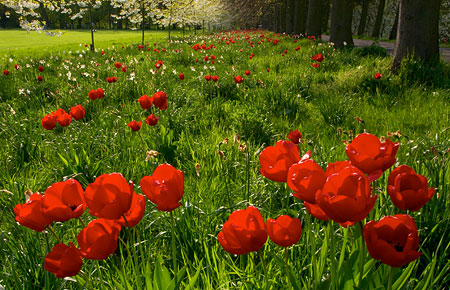
#> input picture img/flowers.jpg, 450 x 290 px
$ python color_image_enhancement_with_histogram_equalization.py
#> lines starting #> are read from the running program, lines starting #| are printed output that depends on the picture
import cv2
import numpy as np
import matplotlib.pyplot as plt
from PIL import Image

def apply_histogram_equalization(image_path):
#> called with image_path = '../../img/flowers.jpg'
    try:
        img = cv2.imread(image_path)
#> img is the input picture: shape (290, 450, 3); mean B, G, R 16.7, 79.6, 89.9
        if img is None:
            img_pil = Image.open(image_path)
            img = np.array(img_pil)
            img = cv2.cvtColor(img, cv2.COLOR_RGB2BGR)
    except Exception as e:
        print(f"Error loading image: {e}")
        return

    img_rgb = cv2.cvtColor(img, cv2.COLOR_BGR2RGB)

    plt.figure(figsize=(16, 12))

    plt.subplot(3, 3, 1)
    plt.imshow(img_rgb)
    plt.title("Original Image")
    plt.axis('off')

    img_rgb_eq = np.zeros_like(img_rgb)
    for i in range(3):
        img_rgb_eq[:,:,i] = cv2.equalizeHist(img_rgb[:,:,i])
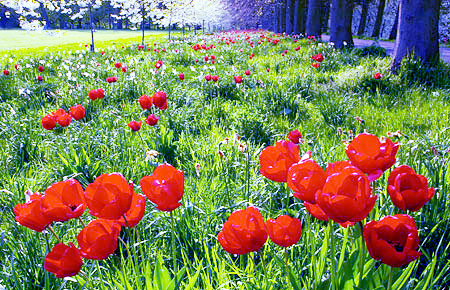
#> img_rgb_eq: shape (290, 450, 3); mean R, G, B 126.7, 127.8, 89.6

    plt.subplot(3, 3, 2)
    plt.imshow(img_rgb_eq)
    plt.title("RGB Direct Equalization\n(Problematic)")
    plt.axis('off')

    img_ycrcb = cv2.cvtColor(img, cv2.COLOR_BGR2YCrCb)
#> img_ycrcb: shape (290, 450, 3); mean of channels 0, 1, 2 75.5, 138.2, 94.8
    y, cr, cb = cv2.split(img_ycrcb)
    y_eq = cv2.equalizeHist(y)
    img_ycrcb_eq = cv2.merge([y_eq, cr, cb])
#> img_ycrcb_eq: shape (290, 450, 3); mean of channels 0, 1, 2 128.5, 138.2, 94.8
    img_ycrcb_eq_rgb = cv2.cvtColor(img_ycrcb_eq, cv2.COLOR_YCrCb2RGB)

    plt.subplot(3, 3, 3)
    plt.imshow(img_ycrcb_eq_rgb)
    plt.title("YCrCb Equalization\n(Y Channel Only)")
    plt.axis('off')

    img_lab = cv2.cvtColor(img, cv2.COLOR_BGR2LAB)
#> img_lab: shape (290, 450, 3); mean of channels 0, 1, 2 90, 123.7, 164.3
    l, a, b = cv2.split(img_lab)
    l_eq = cv2.equalizeHist(l)
    img_lab_eq = cv2.merge([l_eq, a, b])
#> img_lab_eq: shape (290, 450, 3); mean of channels 0, 1, 2 128.3, 123.7, 164.3
    img_lab_eq_rgb = cv2.cvtColor(img_lab_eq, cv2.COLOR_LAB2RGB)

    plt.subplot(3, 3, 4)
    plt.imshow(img_lab_eq_rgb)
    plt.title("LAB Equalization\n(L Channel Only)")
    plt.axis('off')

    img_hsv = cv2.cvtColor(img, cv2.COLOR_BGR2HSV)
#> img_hsv: shape (290, 450, 3); mean H, S, V 32.7, 214.6, 105.4
    h, s, v = cv2.split(img_hsv)
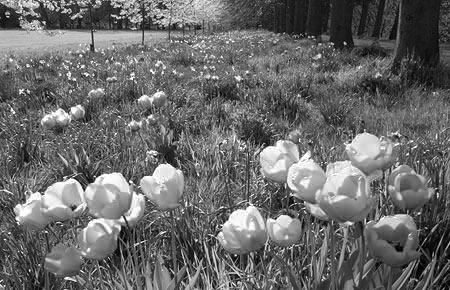
#> v: shape (290, 450); min 0, max 255, mean 105.4
    v_eq = cv2.equalizeHist(v)
    img_hsv_eq = cv2.merge([h, s, v_eq])
#> img_hsv_eq: shape (290, 450, 3); mean H, S, V 32.7, 214.6, 128.2
    img_hsv_eq_rgb = cv2.cvtColor(img_hsv_eq, cv2.COLOR_HSV2RGB)
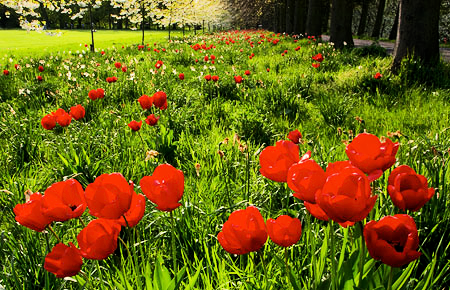
#> img_hsv_eq_rgb: shape (290, 450, 3); mean R, G, B 110.4, 96.4, 19.9

    plt.subplot(3, 3, 5)
    plt.imshow(img_hsv_eq_rgb)
    plt.title("HSV Equalization\n(V Channel Only)")
    plt.axis('off')

    clahe = cv2.createCLAHE(clipLimit=2.0, tileGridSize=(8,8))
    img_clahe_rgb = np.zeros_like(img_rgb)
    for i in range(3):
        img_clahe_rgb[:,:,i] = clahe.apply(img_rgb[:,:,i])
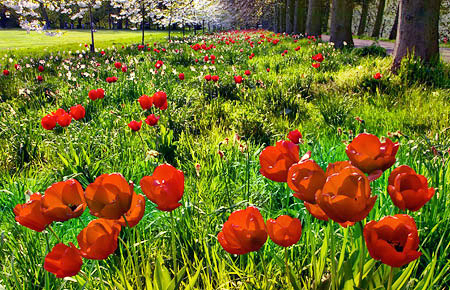
#> img_clahe_rgb: shape (290, 450, 3); mean R, G, B 117, 110.1, 38.1

    plt.subplot(3, 3, 6)
    plt.imshow(img_clahe_rgb)
    plt.title("CLAHE on RGB\n(Not Recommended)")
    plt.axis('off')

    y_clahe = clahe.apply(y)
    img_ycrcb_clahe = cv2.merge([y_clahe, cr, cb])
#> img_ycrcb_clahe: shape (290, 450, 3); mean of channels 0, 1, 2 108.7, 138.2, 94.8
    img_ycrcb_clahe_rgb = cv2.cvtColor(img_ycrcb_clahe, cv2.COLOR_YCrCb2RGB)
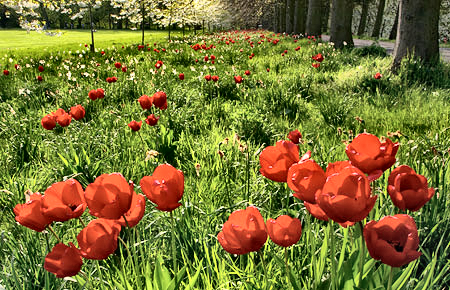
#> img_ycrcb_clahe_rgb: shape (290, 450, 3); mean R, G, B 121.3, 112.8, 50.5

    plt.subplot(3, 3, 7)
    plt.imshow(img_ycrcb_clahe_rgb)
    plt.title("CLAHE on YCrCb\n(Y Channel)")
    plt.axis('off')

    l_clahe = clahe.apply(l)
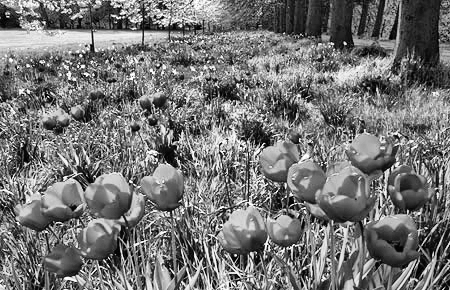
#> l_clahe: shape (290, 450); min 0, max 255, mean 116.6
    img_lab_clahe = cv2.merge([l_clahe, a, b])
#> img_lab_clahe: shape (290, 450, 3); mean of channels 0, 1, 2 116.6, 123.7, 164.3
    img_lab_clahe_rgb = cv2.cvtColor(img_lab_clahe, cv2.COLOR_LAB2RGB)

    plt.subplot(3, 3, 8)
    plt.imshow(img_lab_clahe_rgb)
    plt.title("CLAHE on LAB\n(L Channel)")
    plt.axis('off')

    plt.subplot(3, 3, 9)
    plt.hist(y.flatten(), 256, [0, 256], color='gray', alpha=0.5, label='Original Y')
    plt.hist(y_eq.flatten(), 256, [0, 256], color='blue', alpha=0.5, label='Equalized Y')
    plt.title("Histogram Comparison\n(Y Channel)")
    plt.legend()
    plt.xlim([0, 256])

    plt.tight_layout()
    plt.suptitle("Color Image Enhancement with Histogram Equalization", fontsize=16)
    plt.subplots_adjust(top=0.92)
    plt.show()
#> figure, not shown here; panel 9: tallest bar 1565 high, from x = 60 to 61; panel 9: tallest bar 1565 high, from x = 99 to 100

    fig, axs = plt.subplots(3, 3, figsize=(16, 12))

    for i, color_name in enumerate(['Red', 'Green', 'Blue']):
        axs[0, i].hist(img_rgb[:,:,i].flatten(), 256, [0, 256], color=color_name.lower(), alpha=0.7)
        axs[0, i].set_title(f"Original {color_name}")

    axs[1, 0].hist(y.flatten(), 256, [0, 256], color='gray', alpha=0.5, label='Original')
    axs[1, 0].hist(y_eq.flatten(), 256, [0, 256], color='blue', alpha=0.5, label='Equalized')
    axs[1, 0].set_title("Y Channel")
    axs[1, 0].legend()

    axs[1, 1].hist(cr.flatten(), 256, [0, 256], color='red')
    axs[1, 1].set_title("Cr Channel (Unchanged)")

    axs[1, 2].hist(cb.flatten(), 256, [0, 256], color='blue')
    axs[1, 2].set_title("Cb Channel (Unchanged)")

    axs[2, 0].hist(l.flatten(), 256, [0, 256], color='gray', alpha=0.5, label='Original')
    axs[2, 0].hist(l_eq.flatten(), 256, [0, 256], color='blue', alpha=0.5, label='Equalized')
    axs[2, 0].set_title("L Channel")
    axs[2, 0].legend()

    axs[2, 1].hist(a.flatten(), 256, [0, 256], color='green')
    axs[2, 1].set_title("a Channel (Unchanged)")

    axs[2, 2].hist(b.flatten(), 256, [0, 256], color='orange')
    axs[2, 2].set_title("b Channel (Unchanged)")

    plt.tight_layout()
    plt.suptitle("Histogram Analysis Before and After Equalization", fontsize=16)
    plt.subplots_adjust(top=0.92)
    plt.show()
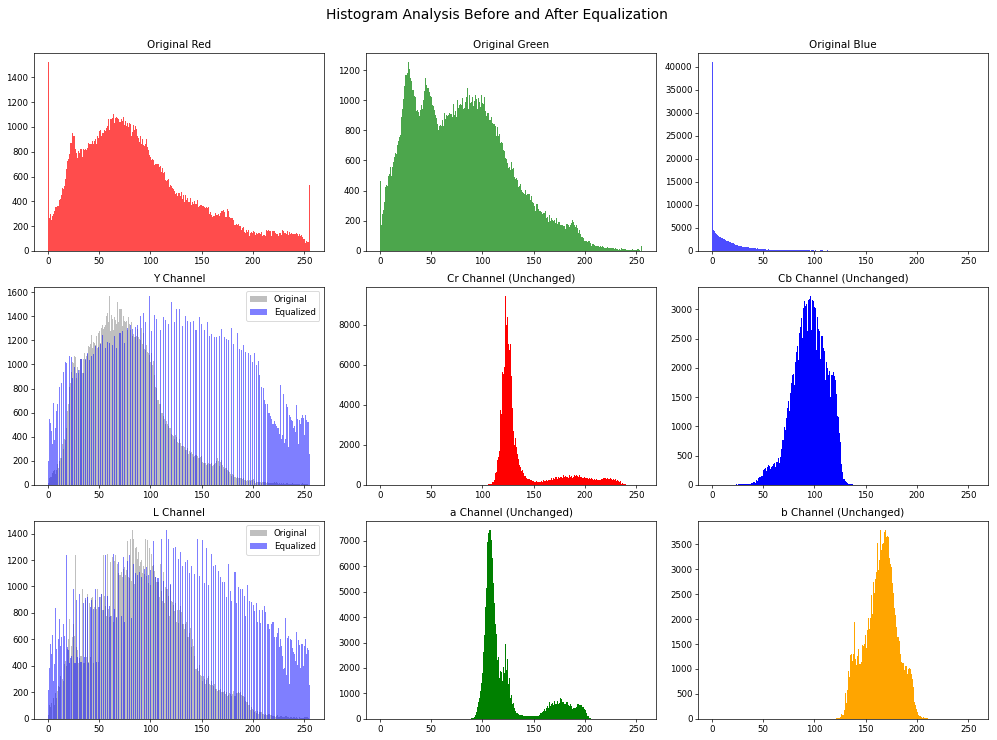
#> figure drawn by matplotlib, 9 panels; panel 1: tallest bar 1521 high, from x = 0 to 1; panel 2: tallest bar 1251 high, from x = 28 to 29; panel 3: tallest bar 40915 high, from x = 0 to 1; panel 4: tallest bar 1565 high, from x = 60 to 61

image_path = "../../img/flowers.jpg"
apply_histogram_equalization(image_path)
